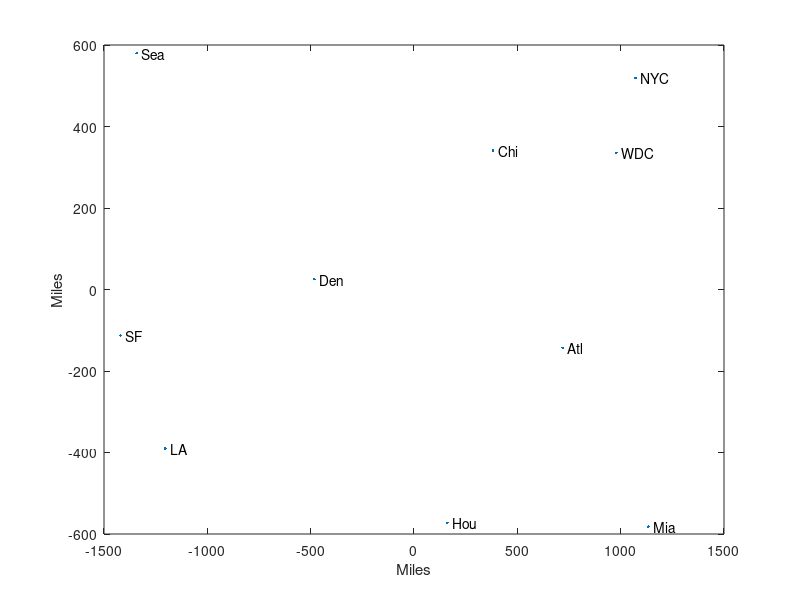

MATLAB code to generate this figure:
clear all; close all; home;

%% % From MATLAB HELP

% US cities

cities = {'Atl','Chi','Den','Hou','LA','Mia','NYC','SF','Sea','WDC'};
D = [    0  587 1212  701 1936  604  748 2139 2182   543;
       587    0  920  940 1745 1188  713 1858 1737   597;
      1212  920    0  879  831 1726 1631  949 1021  1494;
       701  940  879    0 1374  968 1420 1645 1891  1220;
      1936 1745  831 1374    0 2339 2451  347  959  2300;
       604 1188 1726  968 2339    0 1092 2594 2734   923;
       748  713 1631 1420 2451 1092    0 2571 2408   205;
      2139 1858  949 1645  347 2594 2571    0  678  2442;
      2182 1737 1021 1891  959 2734 2408  678    0  2329;
       543  597 1494 1220 2300  923  205 2442 2329     0];
[Y,eigvals] = cmdscale(D);

plot(Y(:,1),Y(:,2),'.')
text(Y(:,1)+25,Y(:,2),cities)
xlabel('Miles')
ylabel('Miles')
% 
% return